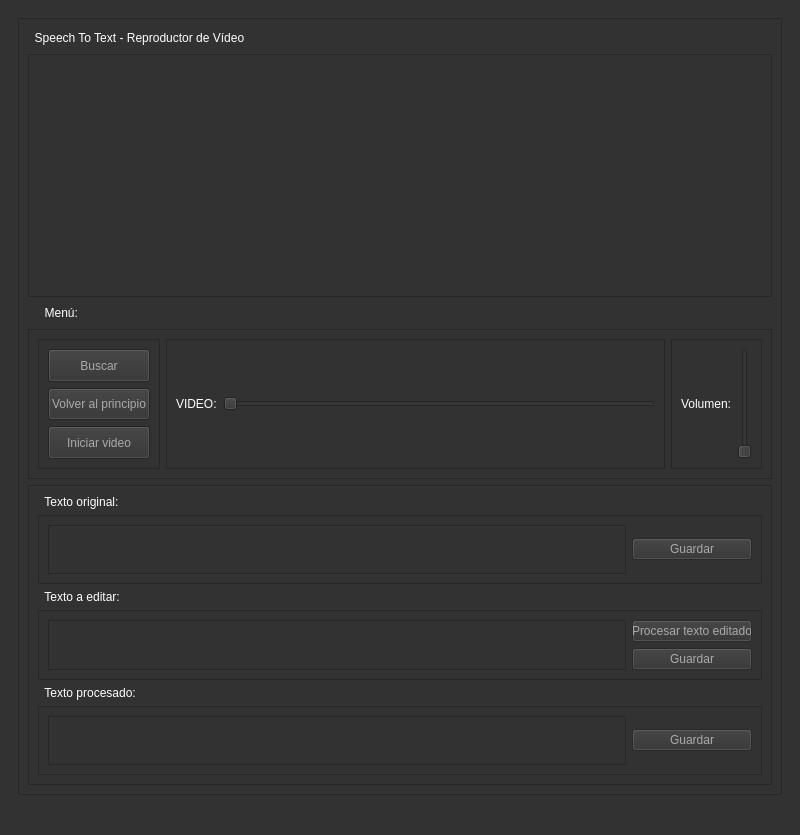
<?xml version="1.0" encoding="UTF-8"?>
<ui version="4.0">
 <class>MainWindow</class>
 <widget class="QMainWindow" name="MainWindow">
  <property name="geometry">
   <rect>
    <x>0</x>
    <y>0</y>
    <width>800</width>
    <height>835</height>
   </rect>
  </property>
  <property name="minimumSize">
   <size>
    <width>800</width>
    <height>800</height>
   </size>
  </property>
  <property name="maximumSize">
   <size>
    <width>1920</width>
    <height>1080</height>
   </size>
  </property>
  <property name="windowTitle">
   <string>MainWindow</string>
  </property>
  <property name="styleSheet">
   <string notr="true">/*Copyright (c) DevSec Studio. All rights reserved.

MIT License

Permission is hereby granted, free of charge, to any person obtaining a copy
of this software and associated documentation files (the &quot;Software&quot;), to deal
in the Software without restriction, including without limitation the rights
to use, copy, modify, merge, publish, distribute, sublicense, and/or sell
copies of the Software, and to permit persons to whom the Software is
furnished to do so, subject to the following conditions:

The above copyright notice and this permission notice shall be included in all
copies or substantial portions of the Software.

THE SOFTWARE IS PROVIDED *AS IS*, WITHOUT WARRANTY OF ANY KIND, EXPRESS OR
IMPLIED, INCLUDING BUT NOT LIMITED TO THE WARRANTIES OF MERCHANTABILITY,
FITNESS FOR A PARTICULAR PURPOSE AND NONINFRINGEMENT. IN NO EVENT SHALL THE
AUTHORS OR COPYRIGHT HOLDERS BE LIABLE FOR ANY CLAIM, DAMAGES OR OTHER
LIABILITY, WHETHER IN AN ACTION OF CONTRACT, TORT OR OTHERWISE, ARISING FROM,
OUT OF OR IN CONNECTION WITH THE SOFTWARE OR THE USE OR OTHER DEALINGS IN THE SOFTWARE.
*/

/*-----QWidget-----*/
QWidget
{
    color: #aaa;
    background-color: #323232;

}


/*-----QLabel-----*/
QLabel
{
	background-color: transparent;
	color: #fff;

}


/*-----QMenuBar-----*/
QMenuBar 
{
    background-color: #323232;

}


QMenuBar::item
{
    background: transparent;

}


QMenuBar::item:selected
{
    background: #444;

}


QMenuBar::item:pressed
{
    border: 1px solid #000;
    background-color: #444;
    margin-bottom:-1px;
    padding-bottom:1px;

}


/*-----QMenu-----*/
QMenu
{
    background-color: #444;
    border: 1px solid #222;
    padding: 4px;
    padding-right: 0px;

}


QMenu::item
{
    background-color: transparent;
    padding: 2px 20px 2px 20px;

}


QMenu::item:disabled
{
    color: #555;
    background-color: transparent;
    padding: 2px 20px 2px 20px;

}


QMenu::item:selected
{
    background-color: #55aaff;
    color: #fff;

}


/*-----QToolTip-----*/
QToolTip
{
    border: 1px solid #222;
    background-color: #333;
    color: #aaa;

}


/*-----QToolButton-----*/
QToolButton
{
    color: #b1b1b1;
    background-color: QLinearGradient( x1: 0, y1: 0, x2: 0, y2: 1, stop: 0 #565656, stop: 0.1 #525252, stop: 0.5 #4e4e4e, stop: 0.9 #4a4a4a, stop: 1 #464646);
    border-width: 1px;
    border-color: #1e1e1e;
    border-style: solid;
	margin-right: 2px;
	padding: 3px;

}


QToolButton:pressed
{
    background-color: QLinearGradient( x1: 0, y1: 0, x2: 0, y2: 1, stop: 0 #2d2d2d, stop: 0.1 #2b2b2b, stop: 0.5 #292929, stop: 0.9 #282828, stop: 1 #252525);

}


QToolButton:checked
{
    background-color: gray;

}

/*-----QLineEdit-----*/
QLineEdit{
	background-color: #fff;
	color: #000;
	selection-color: #fff;
	selection-background-color: #507098;

}


/*-----QTreeView-----*/
QTreeView 
{
	background-color: #434343;
    border: 0.5px solid rgba(108,108,108,75);

}


QTreeView::item, 
QTreeView::branch 
{
    background: transparent;
    color: #DDD;

}


QTreeView::item:hover, 
QTreeView::branch:hover 
{
    background-color: #55aaff;
    color: #DDD;

}


QTreeView::item:selected, 
QTreeView::branch:selected 
{
    background-color: #55aaff;
    color: #fff;

}


/*-----QScrollBar-----*/
QScrollBar:horizontal 
{
    background-color: #333;
    height: 8px;
    margin: 0px;
    padding: 0px;

}


QScrollBar::handle:horizontal 
{
    border: 1px solid #111;
    background-color: #535353;

}


QScrollBar::add-line:horizontal, QScrollBar::sub-line:horizontal,
QScrollBar::add-page:horizontal, QScrollBar::sub-page:horizontal 
{
    width: 0px;
    background-color: transparent;

}


QScrollBar:vertical 
{
    background-color: #333;
    width: 8px;
    margin: 0;

}


QScrollBar::handle:vertical 
{
    border: 1px solid #111;
    background-color: #535353;

}


QScrollBar::add-line:vertical, QScrollBar::sub-line:vertical,
QScrollBar::add-page:vertical, QScrollBar::sub-page:vertical 
{
    height: 0px;
    background-color: transparent;

}
/*---Edit for tabs*/
QTabBar{
border-width: 20px;
color: black;
}
QTabBar::tab 
{
    background: #3e3e3e;
    color: #b1b1b1; 
    border-color: #48555E;

}

QTabBar::tab:selected, 
QTabBar::tab:hover 
{
    border-top-color: black;
    border-color: #40494E;
    color: #fff;
    background:#394a41; 
}
</string>
  </property>
  <widget class="QWidget" name="centralwidget">
   <property name="maximumSize">
    <size>
     <width>1920</width>
     <height>1080</height>
    </size>
   </property>
   <layout class="QVBoxLayout" name="verticalLayout_4">
    <item>
     <widget class="QFrame" name="frame">
      <layout class="QVBoxLayout" name="verticalLayout_5">
       <item>
        <widget class="QFrame" name="ini_frame">
         <property name="maximumSize">
          <size>
           <width>2000</width>
           <height>2000</height>
          </size>
         </property>
         <property name="frameShape">
          <enum>QFrame::StyledPanel</enum>
         </property>
         <property name="frameShadow">
          <enum>QFrame::Raised</enum>
         </property>
         <layout class="QVBoxLayout" name="verticalLayout_2">
          <item>
           <widget class="QLabel" name="label_5">
            <property name="maximumSize">
             <size>
              <width>16777215</width>
              <height>20</height>
             </size>
            </property>
            <property name="text">
             <string>  Speech To Text - Reproductor de Vídeo</string>
            </property>
           </widget>
          </item>
          <item>
           <widget class="QFrame" name="frame_vid">
            <property name="minimumSize">
             <size>
              <width>0</width>
              <height>200</height>
             </size>
            </property>
            <property name="frameShape">
             <enum>QFrame::StyledPanel</enum>
            </property>
            <property name="frameShadow">
             <enum>QFrame::Raised</enum>
            </property>
            <layout class="QHBoxLayout" name="horizontalLayout_7">
             <item>
              <layout class="QVBoxLayout" name="vidLayout"/>
             </item>
            </layout>
           </widget>
          </item>
          <item>
           <widget class="QLabel" name="label_4">
            <property name="maximumSize">
             <size>
              <width>16777215</width>
              <height>20</height>
             </size>
            </property>
            <property name="text">
             <string>     Menú:</string>
            </property>
           </widget>
          </item>
          <item>
           <widget class="QFrame" name="frame_controles">
            <property name="minimumSize">
             <size>
              <width>0</width>
              <height>100</height>
             </size>
            </property>
            <property name="maximumSize">
             <size>
              <width>16777215</width>
              <height>150</height>
             </size>
            </property>
            <property name="frameShape">
             <enum>QFrame::StyledPanel</enum>
            </property>
            <property name="frameShadow">
             <enum>QFrame::Raised</enum>
            </property>
            <layout class="QHBoxLayout" name="horizontalLayout">
             <item>
              <widget class="QFrame" name="frame_2">
               <property name="maximumSize">
                <size>
                 <width>200</width>
                 <height>300</height>
                </size>
               </property>
               <property name="frameShape">
                <enum>QFrame::StyledPanel</enum>
               </property>
               <property name="frameShadow">
                <enum>QFrame::Raised</enum>
               </property>
               <layout class="QHBoxLayout" name="horizontalLayout_6">
                <item>
                 <layout class="QVBoxLayout" name="verticalLayout_3">
                  <item>
                   <widget class="QPushButton" name="search_button">
                    <property name="minimumSize">
                     <size>
                      <width>0</width>
                      <height>30</height>
                     </size>
                    </property>
                    <property name="maximumSize">
                     <size>
                      <width>16777215</width>
                      <height>50</height>
                     </size>
                    </property>
                    <property name="layoutDirection">
                     <enum>Qt::LeftToRight</enum>
                    </property>
                    <property name="text">
                     <string>Buscar</string>
                    </property>
                   </widget>
                  </item>
                  <item>
                   <widget class="QPushButton" name="stop_button">
                    <property name="minimumSize">
                     <size>
                      <width>0</width>
                      <height>30</height>
                     </size>
                    </property>
                    <property name="maximumSize">
                     <size>
                      <width>16777215</width>
                      <height>50</height>
                     </size>
                    </property>
                    <property name="text">
                     <string>Volver al principio</string>
                    </property>
                   </widget>
                  </item>
                  <item>
                   <widget class="QPushButton" name="play_button">
                    <property name="minimumSize">
                     <size>
                      <width>0</width>
                      <height>30</height>
                     </size>
                    </property>
                    <property name="maximumSize">
                     <size>
                      <width>16777215</width>
                      <height>50</height>
                     </size>
                    </property>
                    <property name="text">
                     <string>Iniciar video</string>
                    </property>
                   </widget>
                  </item>
                 </layout>
                </item>
               </layout>
              </widget>
             </item>
             <item>
              <widget class="QFrame" name="frame_video_ctrl">
               <property name="frameShape">
                <enum>QFrame::StyledPanel</enum>
               </property>
               <property name="frameShadow">
                <enum>QFrame::Raised</enum>
               </property>
               <layout class="QHBoxLayout" name="horizontalLayout_4">
                <item>
                 <widget class="QLabel" name="title_label">
                  <property name="minimumSize">
                   <size>
                    <width>0</width>
                    <height>20</height>
                   </size>
                  </property>
                  <property name="maximumSize">
                   <size>
                    <width>16777215</width>
                    <height>50</height>
                   </size>
                  </property>
                  <property name="text">
                   <string>VIDEO:</string>
                  </property>
                 </widget>
                </item>
                <item>
                 <widget class="QSlider" name="seek_slider">
                  <property name="orientation">
                   <enum>Qt::Horizontal</enum>
                  </property>
                 </widget>
                </item>
               </layout>
              </widget>
             </item>
             <item>
              <widget class="QFrame" name="frame_sonido_ctrl">
               <property name="frameShape">
                <enum>QFrame::StyledPanel</enum>
               </property>
               <property name="frameShadow">
                <enum>QFrame::Raised</enum>
               </property>
               <layout class="QHBoxLayout" name="horizontalLayout_3">
                <item>
                 <widget class="QLabel" name="volume_label">
                  <property name="text">
                   <string>Volumen:</string>
                  </property>
                 </widget>
                </item>
                <item>
                 <widget class="QSlider" name="volume_slider">
                  <property name="orientation">
                   <enum>Qt::Vertical</enum>
                  </property>
                 </widget>
                </item>
               </layout>
              </widget>
             </item>
            </layout>
           </widget>
          </item>
          <item>
           <widget class="QFrame" name="frame_txts">
            <property name="maximumSize">
             <size>
              <width>16777215</width>
              <height>300</height>
             </size>
            </property>
            <property name="frameShape">
             <enum>QFrame::StyledPanel</enum>
            </property>
            <property name="frameShadow">
             <enum>QFrame::Raised</enum>
            </property>
            <layout class="QVBoxLayout" name="verticalLayout_6">
             <item>
              <widget class="QLabel" name="label_2">
               <property name="text">
                <string>  Texto original:</string>
               </property>
              </widget>
             </item>
             <item>
              <widget class="QFrame" name="frame_txt_org">
               <property name="frameShape">
                <enum>QFrame::StyledPanel</enum>
               </property>
               <property name="frameShadow">
                <enum>QFrame::Raised</enum>
               </property>
               <layout class="QHBoxLayout" name="horizontalLayout_8">
                <item>
                 <widget class="QTextEdit" name="txt_org">
                  <property name="enabled">
                   <bool>false</bool>
                  </property>
                 </widget>
                </item>
                <item>
                 <widget class="QPushButton" name="save_button_org">
                  <property name="enabled">
                   <bool>false</bool>
                  </property>
                  <property name="minimumSize">
                   <size>
                    <width>120</width>
                    <height>0</height>
                   </size>
                  </property>
                  <property name="maximumSize">
                   <size>
                    <width>120</width>
                    <height>16777215</height>
                   </size>
                  </property>
                  <property name="text">
                   <string>Guardar</string>
                  </property>
                 </widget>
                </item>
               </layout>
              </widget>
             </item>
             <item>
              <widget class="QLabel" name="label">
               <property name="text">
                <string>  Texto a editar:</string>
               </property>
              </widget>
             </item>
             <item>
              <widget class="QFrame" name="frame_txt_mod">
               <property name="frameShape">
                <enum>QFrame::StyledPanel</enum>
               </property>
               <property name="frameShadow">
                <enum>QFrame::Raised</enum>
               </property>
               <layout class="QHBoxLayout" name="horizontalLayout_2">
                <item>
                 <widget class="QTextEdit" name="txt_mod"/>
                </item>
                <item>
                 <layout class="QVBoxLayout" name="verticalLayout_8">
                  <item>
                   <widget class="QPushButton" name="procesar_txt_button">
                    <property name="enabled">
                     <bool>false</bool>
                    </property>
                    <property name="maximumSize">
                     <size>
                      <width>120</width>
                      <height>16777215</height>
                     </size>
                    </property>
                    <property name="text">
                     <string>Procesar texto editado</string>
                    </property>
                   </widget>
                  </item>
                  <item>
                   <widget class="QPushButton" name="save_button_mod">
                    <property name="enabled">
                     <bool>false</bool>
                    </property>
                    <property name="text">
                     <string>Guardar</string>
                    </property>
                   </widget>
                  </item>
                 </layout>
                </item>
               </layout>
              </widget>
             </item>
             <item>
              <widget class="QLabel" name="label_3">
               <property name="text">
                <string>  Texto procesado:</string>
               </property>
              </widget>
             </item>
             <item>
              <widget class="QFrame" name="frame_txt_tag">
               <property name="frameShape">
                <enum>QFrame::StyledPanel</enum>
               </property>
               <property name="frameShadow">
                <enum>QFrame::Raised</enum>
               </property>
               <layout class="QHBoxLayout" name="horizontalLayout_5">
                <item>
                 <widget class="QTextEdit" name="txt_tag">
                  <property name="enabled">
                   <bool>false</bool>
                  </property>
                 </widget>
                </item>
                <item>
                 <widget class="QPushButton" name="save_button_tag">
                  <property name="enabled">
                   <bool>false</bool>
                  </property>
                  <property name="minimumSize">
                   <size>
                    <width>120</width>
                    <height>0</height>
                   </size>
                  </property>
                  <property name="text">
                   <string>Guardar</string>
                  </property>
                 </widget>
                </item>
               </layout>
              </widget>
             </item>
            </layout>
           </widget>
          </item>
         </layout>
        </widget>
       </item>
      </layout>
     </widget>
    </item>
   </layout>
  </widget>
  <widget class="QStatusBar" name="statusbar"/>
 </widget>
 <resources>
  <include location="stylesheet.qrc"/>
 </resources>
 <connections/>
</ui>
